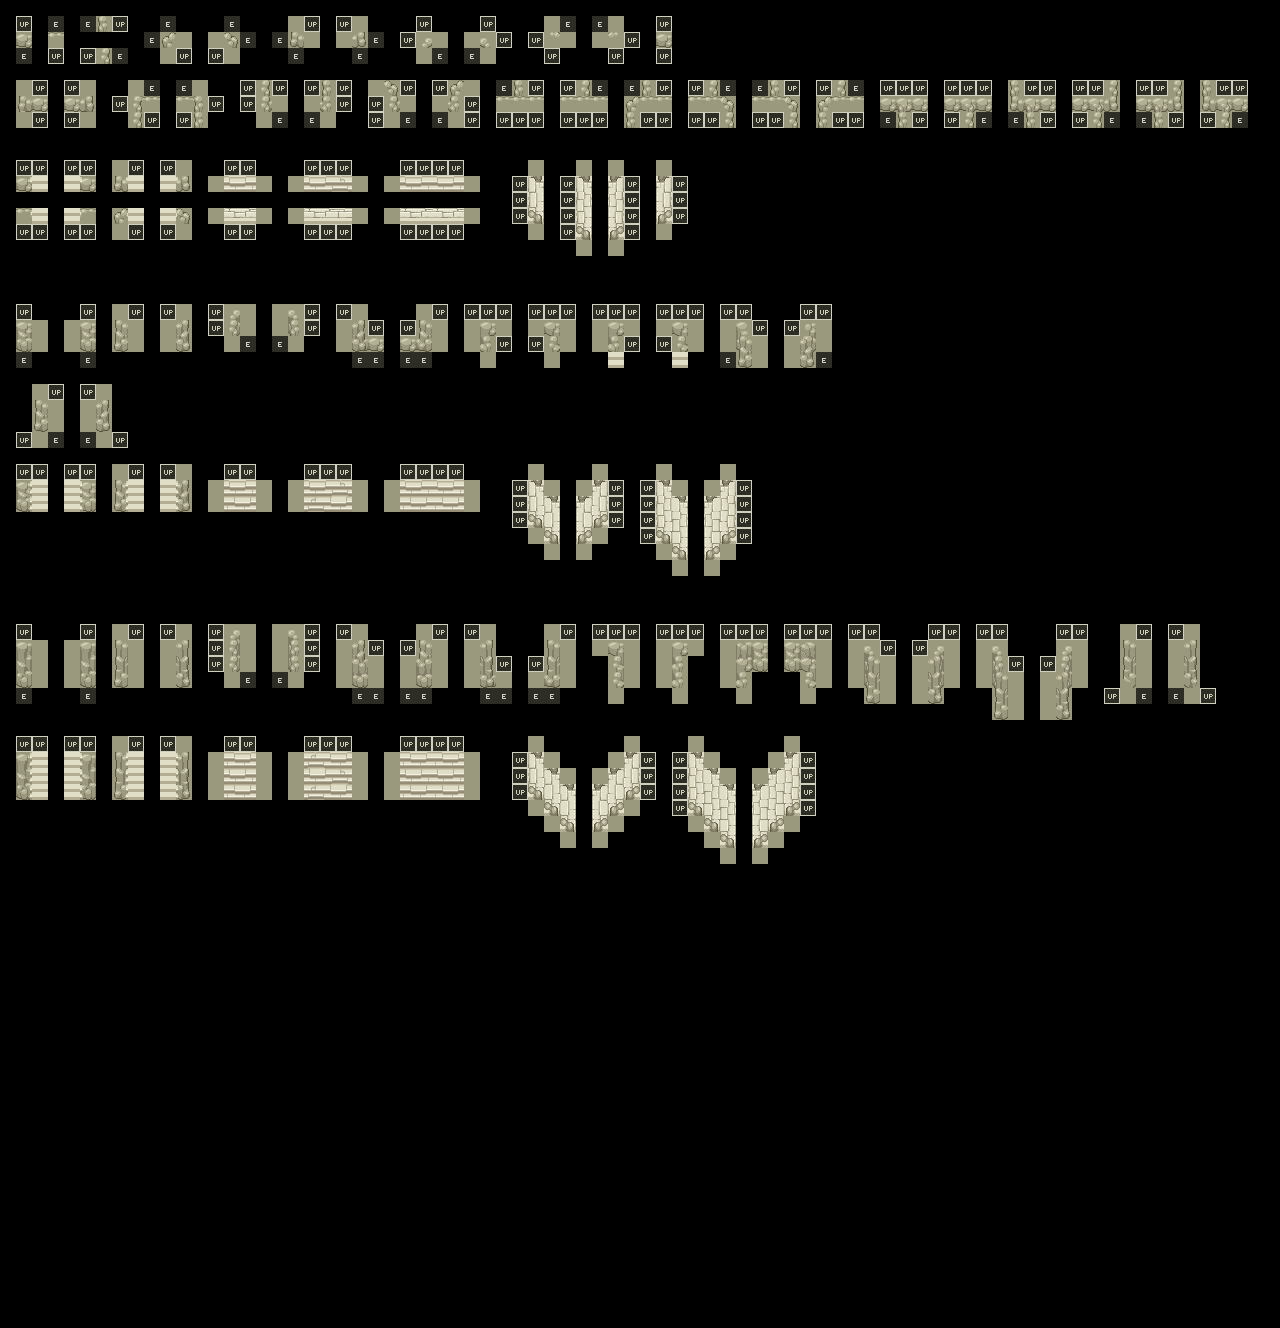

This game map was drawn from its Tiled (.tmx) file and the tilesets committed beside it. A one-line description and the trimmed map source follow:
An orthogonal 80x83 tile map with 16x16 px tiles, 3 tile layers (Regions, input_RockSlopes2, output_RockSlopes2_Auto).

<map version="1.10" tiledversion="1.10.1" orientation="orthogonal" renderorder="right-down" width="80" height="83" tilewidth="16" tileheight="16" infinite="0" nextlayerid="4" nextobjectid="1">
 <properties>
  <property name="MatchInOrder" type="bool" value="false" />
  <property name="NoOverlappingOutput" type="bool" value="true" />
 </properties>
 <tileset firstgid="1" source="../../Tilesets/Tileset_RockSlope2.tsx" />
 <layer id="1" name="Regions" width="80" height="83" opacity="0.3">
  <data>[6640 cells, 1000 non-empty, 1 distinct tile ids]</data>
 </layer>
 <layer id="2" name="input_RockSlopes2" width="80" height="83">
  <data>[6640 cells, 998 non-empty, 4 distinct tile ids]</data>
 </layer>
 <layer id="3" name="output_RockSlopes2_Auto" width="80" height="83">
  <data>[6640 cells, 378 non-empty, 269 distinct tile ids]</data>
 </layer>
</map>
